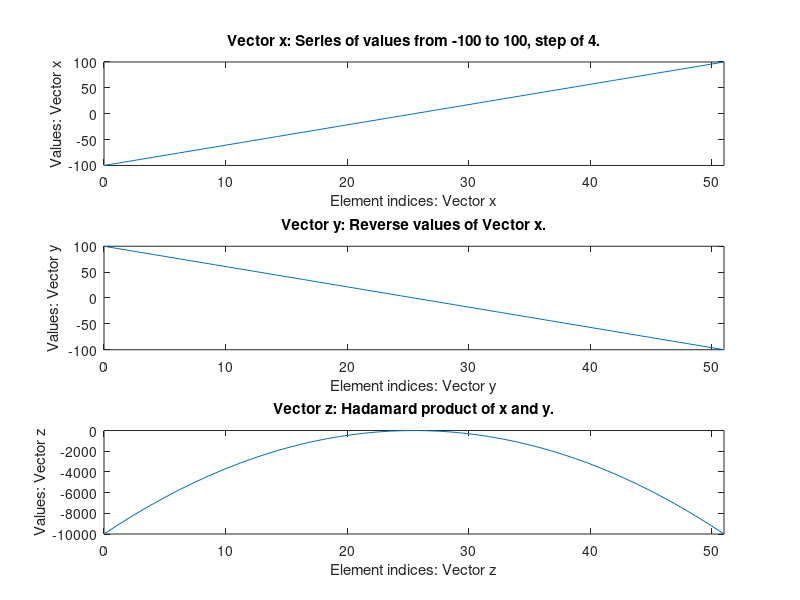

Source code (MATLAB):
####################################################################################################
#
# CSC781M: DSP/DIP
# Exercise 2
#
# signalplot.m
#
# Author:  Narciso, I.O.
# Created: 7 Oct, 2018
#
####################################################################################################
NaN; # non-function first token – Prevents octave into thinking this is a function file.
# If the first token in the file is a function, octave treats it as a function file.

# Functions in octave are not hoisted, we need to declare it first before using it.
function createSubplot(vector, vectorName, description)

  count = max(size(vector)); # size returns a 1x2 vector depicting row column dimensions, 
  # getting the max returns the scalar size.

  elementIndices = linspace(0, count, count); # Create an equal linear distribution.

  plot(elementIndices, vector); # Plot the indices in x-axis, values in y-axis.

  # Plot configurations:
  title(cstrcat('Vector ', vectorName, ': ', description, '.'));
  xlabel(cstrcat('Element indices: Vector ', vectorName));
  ylabel(cstrcat('Values: Vector ', vectorName));
  axis tight; 
endfunction
####################################################################################################
# 1. Generate a series of values starting from -100 to 100, in increments of 4. Name it as x.
x = [-100:4:100];
####################################################################################################
# 2. Reverse all elements of x. Name it as y.
y = fliplr(x);
####################################################################################################
# 3. Perform Hadamard product of x and y. Name it as z.
z = x .* y;
####################################################################################################
# 4. Plot x, y, and z with graph on top of the other.
figure;
# subplot for all values of x
subplot(3, 1, 1);
createSubplot(x, 'x', 'Series of values from -100 to 100, step of 4')
# subplot for all values of y
subplot(3, 1, 2)
createSubplot(y, 'y', 'Reverse values of Vector x')
# subplot for all values of z
subplot(3, 1, 3)
createSubplot(z, 'z', 'Hadamard product of x and y')
####################################################################################################
